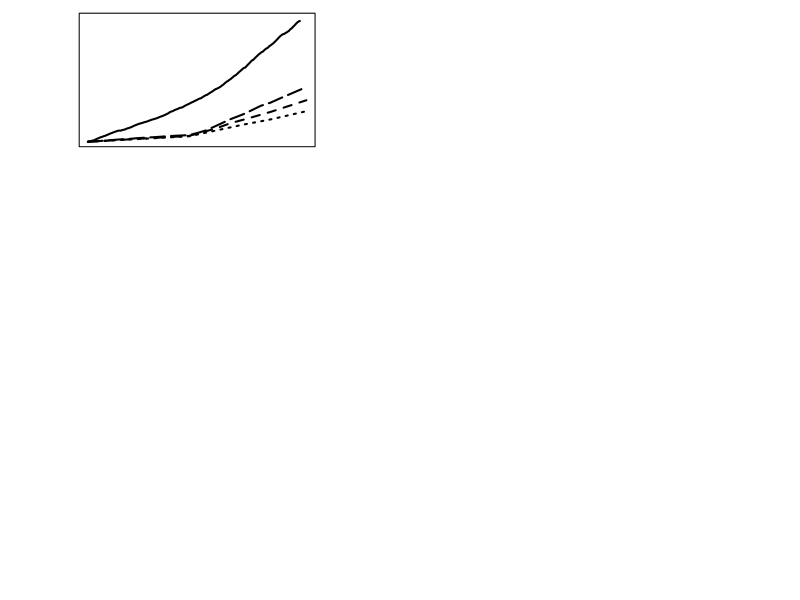

Recreate this plot in R. (Note: this script raises an error after producing the figure.)
# source("functions_and_packages/plot_objects.R")

treeC <- read.csv("master_scripts/Cflux_day.csv")
  treeC$Date <- as.Date(treeC$Date)
  treeC$bolebranch <- with(treeC, boleC+branchC)

# ##use harvest roots to make sure pred roots are in the right ballpark (these should be slightly higher)    
# roots <- read.csv("calculated_mass/root_mass_simple.csv")
#   roots$Date <- as.Date("2009-03-16")
#   roots$root_carbon <- roots$root_mass*.5
# 
# rooteq <- read.csv("stats/rootshootmodel.csv")
#   
# #root values need to be predicted and added to aboveground C 
#   finalC <- subset(treeC, Date=="2009-03-16")
#   mab_final <- subset(finalC, select = c("chamber", "Date", "aboveC"))
#   mab_final$rootmass_pred <- with(mab_final, rooteq[2,1]*(log10(aboveC*2)) + rooteq[1,1])
#   mab_final$rootmass_pred2 <- 10^(mab_final$rootmass_pred)
#   mab_final$rootC_pred <- mab_final$rootmass_pred2 * .5
#   mab_final$treeC <- with(mab_final, rootC_pred+aboveC)
  
roots <- read.csv("calculated_mass/rootallometry.csv")  
finalC <- subset(treeC, Date=="2009-03-16")
mab_final <- merge(roots[,c(1,4)], finalC[,c(1:2,10)])
mab_final$treeC <- with(mab_final, root11+aboveC) 

##plot bits
xAT <- seq.Date(from=as.Date("2008-4-1"), length=13, by="month")
LWD <- 2
 
#axis.Date(1, at = xAT, labels = T)

##plot 12 panel with treatment means---------------------------------------------------------------------------------
# windows (8,11)

par(mfrow=c(4,3), las=1, mgp=c(3.5,1,0), oma=c(4,6,1,1),mar=c(0,0,0,0))

#1: chamber1
plot(fluxC ~ Date, data = treeC[treeC$chamber == "ch01",], axes=FALSE, ylab="", xlab="",ylim=c(0, 27500),lwd=LWD, type = 'l')
  points(boleC ~ Date,  data = treeC[treeC$chamber == "ch01",],lwd=LWD,type = 'l',lty=3)
  points(bolebranch ~ Date , data = treeC[treeC$chamber == "ch01",], lwd=LWD,type = 'l',lty=2)
  points(aboveC ~ Date , data = treeC[treeC$chamber == "ch01",], lwd=LWD,type = 'l',lty=5)
box()
legend(x=13975, y=26050,dayClab, lty = c(1, 3, 2, 5, -1), pch = c(-1, -1, -1, -1, 21),lwd=.8,  
        bty='n', pt.cex=.8, pt.bg=c(-1, -1, -1, -1,"grey"), cex=.8)
text(x=14040, y=27500, label = "Chamber 1", cex=1.25, font=2) 
##add roots on last date
points(treeC ~ Date , data = mab_final[mab_final$chamber == "ch01",], pch = 21, bg = "grey", cex=2)
axis(1, labels=FALSE,tcl=.25)
axis(2, labels=TRUE, outer=TRUE)

#2: chamber2
plot(fluxC ~ Date, data = treeC[treeC$chamber == "ch02",], axes=FALSE, ylab="", xlab="",ylim=c(0, 27500),lwd=LWD, type = 'l')
points(boleC ~ Date,  data = treeC[treeC$chamber == "ch02",],lwd=LWD,type = 'l',lty=3)
points(bolebranch ~ Date , data = treeC[treeC$chamber == "ch02",], lwd=LWD,type = 'l',lty=2)
points(aboveC ~ Date , data = treeC[treeC$chamber == "ch02",], lwd=LWD,type = 'l',lty=5)
box()
text(x=14040, y=27500, label = "Chamber 2", cex=1.25, font=2)
axis(1, labels=FALSE,tcl=.25)
axis(2, labels=FALSE,tcl=.25)
points(treeC ~ Date , data = mab_final[mab_final$chamber == "ch02",], pch = 21, bg = "grey", cex=2)

#3: chamber3
plot(fluxC ~ Date, data = treeC[treeC$chamber == "ch03",], axes=FALSE, ylab="", xlab="",ylim=c(0, 27500),lwd=LWD, type = 'l')
points(boleC ~ Date,  data = treeC[treeC$chamber == "ch03",],lwd=LWD,type = 'l',lty=3)
points(bolebranch ~ Date , data = treeC[treeC$chamber == "ch03",], lwd=LWD,type = 'l',lty=2)
points(aboveC ~ Date , data = treeC[treeC$chamber == "ch03",], lwd=LWD,type = 'l',lty=5)
box()
text(x=14040, y=27500, label = "Chamber 3", cex=1.25, font=2) 
axis(1, labels=FALSE,tcl=.25)
axis(2, labels=FALSE,tcl=.25)
points(treeC ~ Date , data = mab_final[mab_final$chamber == "ch03",], pch = 21, bg = "grey", cex=2)

#4: chamber4
plot(fluxC ~ Date, data = treeC[treeC$chamber == "ch04",], axes=FALSE, ylab="", xlab="",ylim=c(0, 27500),lwd=LWD, type = 'l')
points(boleC ~ Date,  data = treeC[treeC$chamber == "ch04",],lwd=LWD,type = 'l',lty=3)
points(bolebranch ~ Date , data = treeC[treeC$chamber == "ch04",], lwd=LWD,type = 'l',lty=2)
points(aboveC ~ Date , data = treeC[treeC$chamber == "ch04",], lwd=LWD,type = 'l',lty=5)
box()
text(x=14040, y=27500, label = "Chamber 4", cex=1.25, font=2) 
mtext("Carbon  (g)", side=2, line=4, outer=TRUE, las=0, at=.75)
mtext("Carbon  (g)", side=2, line=4, outer=TRUE, las=0, at=.25)

points(treeC ~ Date , data = mab_final[mab_final$chamber == "ch04",], pch = 21, bg = "grey", cex=2)
axis(1, labels=FALSE,tcl=.25)
axis(2, labels=TRUE, outer=FALSE)

#5: chamber5
plot(fluxC ~ Date, data = treeC[treeC$chamber == "ch05",], axes=FALSE, ylab="", xlab="",ylim=c(0, 27500),lwd=LWD, type = 'l')
points(boleC ~ Date,  data = treeC[treeC$chamber == "ch05",],lwd=LWD,type = 'l',lty=3)
points(bolebranch ~ Date , data = treeC[treeC$chamber == "ch05",], lwd=LWD,type = 'l',lty=2)
points(aboveC ~ Date , data = treeC[treeC$chamber == "ch05",], lwd=LWD,type = 'l',lty=5)
box()
text(x=14040, y=27500, label = "Chamber 5", cex=1.25, font=2) 
axis(1, labels=FALSE,tcl=.25)
axis(2, labels=FALSE,tcl=.25)
points(treeC ~ Date , data = mab_final[mab_final$chamber == "ch05",], pch = 21, bg = "grey", cex=2)

#6: chamber6
plot(fluxC ~ Date, data = treeC[treeC$chamber == "ch06",], axes=FALSE, ylab="", xlab="",ylim=c(0, 27500),lwd=LWD, type = 'l')
points(boleC ~ Date,  data = treeC[treeC$chamber == "ch06",],lwd=LWD,type = 'l',lty=3)
points(bolebranch ~ Date , data = treeC[treeC$chamber == "ch06",], lwd=LWD,type = 'l',lty=2)
points(aboveC ~ Date , data = treeC[treeC$chamber == "ch06",], lwd=LWD,type = 'l',lty=5)
box()
text(x=14040, y=27500, label = "Chamber 6", cex=1.25, font=2)
axis(1, labels=FALSE,tcl=.25)
axis(2, labels=FALSE,tcl=.25)
points(treeC ~ Date , data = mab_final[mab_final$chamber == "ch06",], pch = 21, bg = "grey", cex=2)

#7: chmaber7
plot(fluxC ~ Date, data = treeC[treeC$chamber == "ch07",], axes=FALSE, ylab="", xlab="",ylim=c(0, 27500),lwd=LWD, type = 'l')
points(boleC ~ Date,  data = treeC[treeC$chamber == "ch07",],lwd=LWD,type = 'l',lty=3)
points(bolebranch ~ Date , data = treeC[treeC$chamber == "ch07",], lwd=LWD,type = 'l',lty=2)
points(aboveC ~ Date , data = treeC[treeC$chamber == "ch07",], lwd=LWD,type = 'l',lty=5)
box()
text(x=14040, y=27500, label = "Chamber 7", cex=1.25, font=2) 

points(treeC ~ Date , data = mab_final[mab_final$chamber == "ch07",], pch = 21, bg = "grey", cex=2)
axis(1, labels=FALSE,tcl=.25)
axis(2, labels=TRUE, outer=FALSE)

#8: chmaber8
plot(fluxC ~ Date, data = treeC[treeC$chamber == "ch08",], axes=FALSE, ylab="", xlab="",ylim=c(0, 27500),lwd=LWD, type = 'l')
points(boleC ~ Date,  data = treeC[treeC$chamber == "ch08",],lwd=LWD,type = 'l',lty=3)
points(bolebranch ~ Date , data = treeC[treeC$chamber == "ch08",], lwd=LWD,type = 'l',lty=2)
points(aboveC ~ Date , data = treeC[treeC$chamber == "ch08",], lwd=LWD,type = 'l',lty=5)
box()
text(x=14040, y=27500, label = "Chamber 8", cex=1.25, font=2) 
axis(1, labels=FALSE,tcl=.25)
axis(2, labels=FALSE,tcl=.25)
points(treeC ~ Date , data = mab_final[mab_final$chamber == "ch08",], pch = 21, bg = "grey", cex=2)

#9: chamber9
plot(fluxC ~ Date, data = treeC[treeC$chamber == "ch09",], axes=FALSE, ylab="", xlab="",ylim=c(0, 27500),lwd=LWD, type = 'l')
points(boleC ~ Date,  data = treeC[treeC$chamber == "ch09",],lwd=LWD,type = 'l',lty=3)
points(bolebranch ~ Date , data = treeC[treeC$chamber == "ch09",], lwd=LWD,type = 'l',lty=2)
points(aboveC ~ Date , data = treeC[treeC$chamber == "ch09",], lwd=LWD,type = 'l',lty=5)
box()
text(x=14040, y=27500, label = "Chamber 9", cex=1.25, font=2) 
axis(1, labels=FALSE,tcl=.25)
axis(2, labels=FALSE,tcl=.25)
points(treeC ~ Date , data = mab_final[mab_final$chamber == "ch09",], pch = 21, bg = "grey", cex=2)

#10: chmaber10
plot(fluxC ~ Date, data = treeC[treeC$chamber == "ch10",], axes=FALSE, ylab="", xlab="",ylim=c(0, 27500),lwd=LWD, type = 'l')
points(boleC ~ Date,  data = treeC[treeC$chamber == "ch10",],lwd=LWD,type = 'l',lty=3)
points(bolebranch ~ Date , data = treeC[treeC$chamber == "ch10",], lwd=LWD,type = 'l',lty=2)
points(aboveC ~ Date , data = treeC[treeC$chamber == "ch10",], lwd=LWD,type = 'l',lty=5)
box()
text(x=14047, y=27500, label = "Chamber 10", cex=1.25, font=2) 

points(treeC ~ Date , data = mab_final[mab_final$chamber == "ch10",], pch = 21, bg = "grey", cex=2)
axis.Date(1, at = xAT, labels = TRUE, outer=FALSE)
axis(2, labels=TRUE, outer=FALSE)

#11: chmaber11
plot(fluxC ~ Date, data = treeC[treeC$chamber == "ch11",], axes=FALSE, ylab="", xlab="",ylim=c(0, 27500),lwd=LWD, type = 'l')
points(boleC ~ Date,  data = treeC[treeC$chamber == "ch11",],lwd=LWD,type = 'l',lty=3)
points(bolebranch ~ Date , data = treeC[treeC$chamber == "ch11",], lwd=LWD,type = 'l',lty=2)
points(aboveC ~ Date , data = treeC[treeC$chamber == "ch11",], lwd=LWD,type = 'l',lty=5)
box()
text(x=14047, y=27500, label = "Chamber 11", cex=1.25, font=2) 
axis(2, labels=FALSE,tcl=.5)
points(treeC ~ Date , data = mab_final[mab_final$chamber == "ch11",], pch = 21, bg = "grey", cex=2)
axis.Date(1, at = xAT, labels = TRUE, outer=FALSE)


#12: chmaber12
plot(fluxC ~ Date, data = treeC[treeC$chamber == "ch12",], axes=FALSE, ylab="", xlab="",ylim=c(0, 27500),lwd=LWD, type = 'l')
points(boleC ~ Date,  data = treeC[treeC$chamber == "ch12",],lwd=LWD,type = 'l',lty=3)
points(bolebranch ~ Date , data = treeC[treeC$chamber == "ch12",], lwd=LWD,type = 'l',lty=2)
points(aboveC ~ Date , data = treeC[treeC$chamber == "ch12",], lwd=LWD,type = 'l',lty=5)
box()
text(x=14046, y=27500, label = "Chamber 12", cex=1.25, font=2) 
axis(2, labels=FALSE,tcl=.5)
points(treeC ~ Date , data = mab_final[mab_final$chamber == "ch12",], pch = 21, bg = "grey", cex=2)
axis.Date(1, at = xAT, labels = TRUE, outer=FALSE)

# dev.copy2pdf(file= "master_scripts/paper_figs/treecarbon_daily_chambers2.pdf")
# dev.off()


